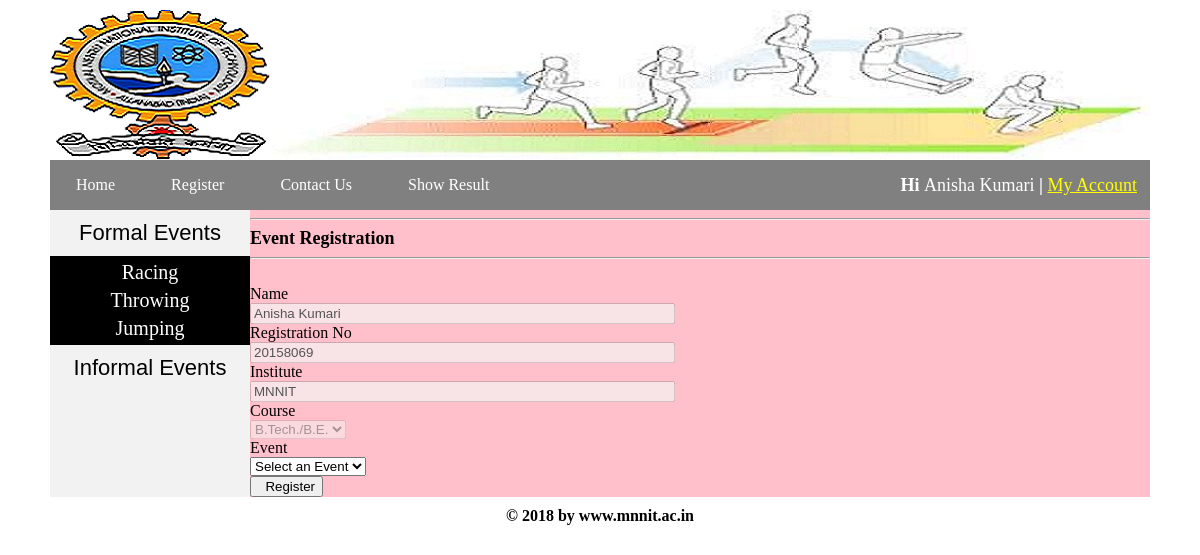
Page /old/index.php?register (signed in) on the committed database.
### tables this page shows
CREATE TABLE `user` (
  `user_id` int(10) NOT NULL,
  `user_ip` varchar(255) NOT NULL,
  `name` text NOT NULL,
  `reg_no` int(10) NOT NULL,
  `email` varchar(100) NOT NULL,
  `password` varchar(100) NOT NULL,
  `gender` varchar(10) NOT NULL,
  `institute` varchar(255) NOT NULL,
  `course` text NOT NULL,
  `branch` text NOT NULL,
  `contact` varchar(255) NOT NULL,
  `image` text NOT NULL
);

### register.php (the view, shortened to what this page needs)
 <?php
     include("includes/db.php");
	                $user = $_SESSION['email'];
					 $get_user = "select * from user where email='$user'";
					 $run_user = mysqli_query($connect,$get_user);
                      $row_user=mysqli_fetch_array($run_user);
					 $name = $row_user['name'];
					 $reg_no = $row_user['reg_no'];
					 $institute = $row_user['institute'];
					 $course = $row_user['course'];
 ?>
 <div class="container">
	<div class="col-sm-9 text-right">
		<hr>
			<p><b style='text-align:center;font-size:18px;'>Event  Registration</b></p>
		<hr>
		<form class="form-horizontal" action=""  method="post" enctype="multipart/form-data" >
            <div class="form-group">
                <label for="user_name" class="col-md-3 control-label">Name</label>
                <div class="col-md-9">
                    <input type="text" class="form-control" type="text" id="name" name="user_name" disabled value="<?php echo $name ;?>" size="50" placeholder="Your Name" required/>
                </div>
            </div>
             <div class="form-group">
                <label for="reg_no" class="col-md-3 control-label">Registration No</label>
                <div class="col-md-9">
                    <input type="text" class="form-control" id="reg_no" name="reg_no" disabled value="<?php echo $reg_no ;?>" size="50" placeholder="Your Registration Number" required/>
                </div>
            </div>
            <div class="form-group">
                <label for="institute" class="col-md-3 control-label">Institute</label>
                <div class="col-md-9">
                    <input type="text" class="form-control" id="institute" name="institute" disabled value="<?php echo $institute ;?>" size="50" placeholder="Name Of Your Institute" required/>
                </div>
            </div>
            <div class="form-group">
                <label for="course" class="col-md-3 control-label">Course</label>
                    <div class="col-md-9">
                        <select class="form-control" id="course" name="course" value="<?php echo $course ;?>" disabled required/>
                            <option><?php echo $course ;?></option>
                    </div>
            </div>
            <div class="form-group">
                <label for="event" class="col-md-3 control-label">Event</label>
                    <div class="col-md-9">
                        <select class="form-control" id="event" name="event" required/>
                            <option>Select an Event</option>
                    </div>
            </div>
            <div class="form-group">
                <div class="col-md-offset-3 col-md-9 controls">
                    <button id="submit" type="submit" class="btn btn-success" name="register"><i class="icon-hand-right"></i> &nbsp Register</button>
                </div>
            </div>
        </form>
	</div>
</div>

### old/index.php (shortened to what this page needs)
 <!DOCTYPE html>
 <?php
	 include("includes/db.php");
 ?>
<html>
    <head>
		 <link rel="stylesheet" href="styles/style.css" media="all" />
	</head>
	<body>
		<div class="main_wrapper">
		     <div class="header_wrapper">
			       <img id="logo" src="images/logo.png" />
				   <img id="banner" src="images/ad_banner.jpg" />
			</div>
			 <div class="menubar">
				 <ul id="menu">
				    <li><a href="index.php">Home</a></li>
					<li><a href="index.php?register">Register</a></li>
					<li><a href="index.php?contact">Contact Us</a></li>
					<a href="index.php?show_result">Show Result</a>
				 </ul>
				 <div id="form">
				     <span style="float:right; font-size:18px; padding:5px; line-height:40px;">
					<?php
					if(isset($_SESSION['email'])){
						$user = $_SESSION['email'];
					 $get_name = "select * from user where email='$user'";
					 $run_name = mysqli_query($connect,$get_name);
					 $row_name=mysqli_fetch_array($run_name);
					 $user_name=$row_name['name'];
						echo "<b>Hi </b>" .  $user_name .  "<b>    |  </b>";
						echo "<a href='user\my_account.php' style='color:yellow'>My Account</a>";
					}
					?>
				 </div>
			 </div>
			 <div class="content_wrapper">
			    <div id="sidebar" height="400">
					 <div id="sidebar_title">Formal Events</div>
					 <ul id="cats">
					    <li><a href="index.php?racing">Racing</a></li>
						<li><a href="index.php?throwing">Throwing</a></li>
						<li><a href="index.php?jumping">Jumping</a></li>
					 </ul>
					 <ul id="sidebar_title">
					    <li><a href="index.php?informal_events">Informal Events</a></li>
					 </ul>
			    </div>
			    <div id="content_area">
				<?php
				   if(isset($_GET['racing']))
				   {
					    include("racing.php");
				   }
				   else if(isset($_GET['throwing']))
				   {
					    include("throwing.php");
				   }
				   else if(isset($_GET['jumping']))
				   {
					    include("jumping.php");
				   }
				    else if(isset($_GET['informal_events']))
				   {
					    include("informal_events.php");
				   }
				   else if(isset($_GET['signup']))
				   {
					    include("signup.php");
				   }
				     else if(isset($_GET['login']))
				   {
					    include("login.php");
				   }
				    else if(isset($_GET['register']))
				   {
						if(isset($_SESSION['email'])){
						    include("register.php");
					    }
						else{
							 include("signup.php");
						}
				   }
				?>
			    </div>
			 </div>
			 <div id="footer">
			    <h4 style="text-align:center; padding-top:10px" >&copy; 2018 by www.mnnit.ac.in</h4>
			 </div>
		</div>
	</body>
</html>

### styles/style.css (style rules this page uses)
html, body, div, span, applet, object, iframe, h1, h2, h3, h4, h5, h6, p, blockquote, pre, a, abbr, acronym, address, big, cite, code, del, dfn, em, img, ins, kbd, q, s, samp, small, strike, strong, sub, sup, tt, var, b, u, i, center, dl, dt, dd, ol, ul, li, fieldset, form, label, legend, table, caption, tbody, tfoot, thead, tr, th, td, article, aside, canvas, details, embed, figure, figcaption, footer, header, hgroup, menu, nav, output, ruby, section, summary, time, mark, audio, video { margin: 0; padding: 0; border: 0; vertical-align: baseline; }
body { background:white; }
.main_wrapper { width:1100px; height:auto; margin:auto; background:#f2f2f2; }
.header_wrapper { width:1100px; height:150px; margin:auto; margin-top:10px; }
.content_wrapper { height:auto; width:1100px; margin:auto; background:pink; }
.menubar { width:1100px; height:50px; background:gray; color:white; }
#logo { float:left; }
#banner { float:right; }
#content_area { width:900px; float:right; margin:auto; background:pink; }
#sidebar { width:200px; background:black; float:left; }
#footer { width:1100px; height:30px; background:white; clear:both; }
#menu { padding:0; margin:0; line-height:50px; float:left; }
#menu li { list-style:none; display:inline; }
#menu a { text-decoration:none; color:white; padding:8px; margin:5px; margin:18px; }
#form { float:right; padding-right:8px; line-height:50px; text-decoration:none; }
#sidebar_title { background:#f2f2f2; color:black; font-size:22px; font-family:arial; padding:10px; text-align:center; text-decoration:none; list-style:none; }
#sidebar_title li { list-style:none; }
#sidebar_title a { color:black; padding:8px; margin:5px; text-align:center; text-decoration:none; font-size:22px; }
#cats { text-align:center; }
#cats li { list-style:none; margin:5px; }
#cats a { color:white; padding:8px; margin:5px; text-align:center; text-decoration:none; font-size:20px; font-family:comic Sans Ms; }

### rows in the picture
user: name "Anisha Kumari", user_name "Anisha Kumari", reg_no "20158069", institute "MNNIT", course "B.Tech./B.E."
